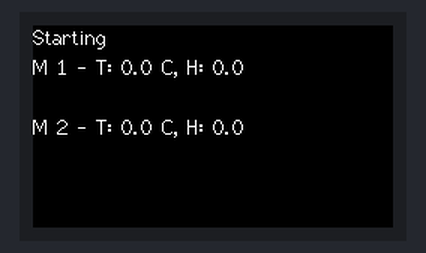
Recording of a sketch running on a simulated ESP32. Parts: 240×135 colour display. Random numbers use the default seed unless the sketch sets one; what the sketch prints to the serial monitor is not drawn.

Above: at 0.3 s.

The sketch:

stick23code.ino
```cpp
// /*
//   Rui Santos
//   Complete project details at https://RandomNerdTutorials.com/esp-now-two-way-communication-esp32/

//   Permission is hereby granted, free of charge, to any person obtaining a copy
//   of this software and associated documentation files.

//   The above copyright notice and this permission notice shall be included in all
//   copies or substantial portions of the Software.
// */


#include <esp_now.h>
#include <WiFi.h>
#include <M5StickCPlus.h>
#include <Wire.h>
#include <Adafruit_Sensor.h>
#include <Adafruit_BME280.h>

#include <Adafruit_GFX.h>
#include <Adafruit_SSD1306.h>

// MAC of sticks to send data to
uint8_t broadcastAddress[][6] = {
  {0x4C, 0x75, 0x25, 0xCB, 0x7F, 0x50}, // 28
  {0x4C, 0x75, 0x25, 0xCB, 0x94, 0xAC}  // 17
};

// Define variables to store M5Stick readings to be sent
float temperature;
float humidity;

// Define variables to store incoming readings
float incomingTemp;
float incomingHumidity;

// Variable to store if sending data was successful
String success;

// Structure example to send data
// Must match the receiver structure
typedef struct struct_message {
    float temp;
    float humidity;
} struct_message;

// Create a struct_message called SensorReadings to hold sensor readings
struct_message SensorReadings;

// Get the count of the array broadcastAddress
int numberOfSticks = sizeof(broadcastAddress) / sizeof(broadcastAddress[0]);

// Buffer to store the formatted temperature and humidity string
char dataString[100]; // Adjust the size as needed based on your formatting requirements

// Declare a pointer to hold incoming sensor readings
struct_message* incomingReadings;

esp_now_peer_info_t peerInfo;

// Callback when data is sent
void OnDataSent(const uint8_t *mac_addr, esp_now_send_status_t status) {
  Serial.print("\r\nLast Packet Send Status:\t");
  Serial.println(status == ESP_NOW_SEND_SUCCESS ? "Delivery Success" : "Delivery Fail");
  if (status == ESP_NOW_SEND_SUCCESS) {
    success = "Delivery Success :)";
  }
  else {
    success = "Delivery Fail :(";
  }
}

// Callback when data is received
void OnDataRecv(const uint8_t * mac, const uint8_t *incomingData, int len) {
  // Determine which M5Stick sent the data
  int stickIndex = -1;
  for (int i = 0; i < numberOfSticks; i++) {
    if (memcmp(mac, broadcastAddress[i], 6) == 0) {
      stickIndex = i;
      break;
    }
  }

  // If the MAC address matches one of the M5Sticks, store the data in the corresponding slot
  if (stickIndex != -1) {
    memcpy(&incomingReadings[stickIndex], incomingData, sizeof(struct_message));
    Serial.print("Data received from M5Stick ");
    Serial.println(stickIndex + 1);
  }
}

void setup() {
  // Allocate memory for incomingReadings based on the number of sticks
  incomingReadings = new struct_message[numberOfSticks];

  // Init Serial Monitor
  Serial.begin(115200);

  // Init Serial2 to send data to uno
  Serial2.begin(9600, SERIAL_8N1, 0, 26);

  M5.begin(true, true, true);

  int x = M5.IMU.Init(); // Return 0 is OK, return -1 is unknown
  if (x != 0) {
    Serial.println("IMU initialisation fail!");
  }

  M5.Lcd.setRotation(3);
  M5.Lcd.fillScreen(BLACK);
  M5.Lcd.setCursor(0, 0, 2);
  M5.Lcd.printf("Starting", 0);

  // Set device as a Wi-Fi Station
  WiFi.mode(WIFI_STA);

  // Init ESP-NOW
  if (esp_now_init() != ESP_OK) {
    Serial.println("Error initializing ESP-NOW");
    return;
  }

  // Once ESPNow is successfully Init, we will register for Send CB to
  // get the status of transmitted packet
  esp_now_register_send_cb(OnDataSent);

  // Register all peers
  for (int i = 0; i < numberOfSticks; i++) {
    memcpy(peerInfo.peer_addr, broadcastAddress[i], 6);
    peerInfo.channel = 0;
    peerInfo.encrypt = false;

    // Add peer
    if (esp_now_add_peer(&peerInfo) != ESP_OK) {
      Serial.println("Failed to add peer");
      return;
    } else {
      Serial.print("M5Stick ");
      Serial.print(i + 1);
      Serial.println(" is registered.");
    }
  }

  // Register for a callback function that will be called when data is received
  esp_now_register_recv_cb(OnDataRecv);
}

// Function to read temperature from M5Stick
float readTemperature() {
  float t;
  M5.IMU.getTempData(&t);
  t = (t - 32.0) * 5.0 / 9.0;
  return t;
}

// Function to read humidity from M5Stick
float readHumidity() {
  // Simulate a humidity reading, replace this with actual code to read humidity
  return random(20,100); // Random humidity value in the range of 0-50
}

void loop() {
  getReadings();

  // Set values to send
  SensorReadings.temp = temperature;
  SensorReadings.humidity = humidity;

  // Send message via ESP-NOW to each M5Stick
  for (int i = 0; i < sizeof(broadcastAddress) / sizeof(broadcastAddress[0]); i++) {
    Serial.print("Sending data to M5Stick ");
    Serial.println(i + 1);

    Serial.print("Data sent - T: ");
    Serial.print(SensorReadings.temp);
    Serial.print(", H: ");
    Serial.println(SensorReadings.humidity);

    esp_err_t result = esp_now_send(broadcastAddress[i], (uint8_t *)&SensorReadings, sizeof(SensorReadings));

    if (result == ESP_OK) {
      Serial.println("Sent with success");
    } else {
      Serial.println("Error sending the data");
    }
  }

  updateDisplay();
  delay(5000);
}

// Function to get readings from M5Stick
void getReadings() {
  temperature = readTemperature();
  humidity = readHumidity();
}

// Function to display the data on LCD
void updateDisplay() {
  for (int i = 0; i < numberOfSticks; i++) {
    // Get the MAC address of the current M5Stick
    String macAddress = macToString(broadcastAddress[i]);

    // Format the data into the dataString buffer
    snprintf(dataString, sizeof(dataString), "M %s - T: %2.1f C, H: %2.1f%\n", macAddress.c_str(), incomingReadings[i].temp, incomingReadings[i].humidity);

    // Print the formatted string
    Serial.println(dataString);

    // Display the formatted string on M5Stick LCD
    M5.Lcd.setCursor(0, 20 + i * 40, 2);
    M5.Lcd.printf("M %d - T: %2.1f C, H: %2.1f", i + 1, incomingReadings[i].temp, incomingReadings[i].humidity);

    // Send the formatted string over Serial2 to Uno
    Serial2.write(dataString);
  }
}

// Function to convert MAC address to String
String macToString(const uint8_t* macAddress) {
  String result;
  for (int i = 0; i < 6; ++i) {
    result += String(macAddress[i], HEX);
    if (i < 5) {
      result += ':';
    }
  }
  return result;
}
```
